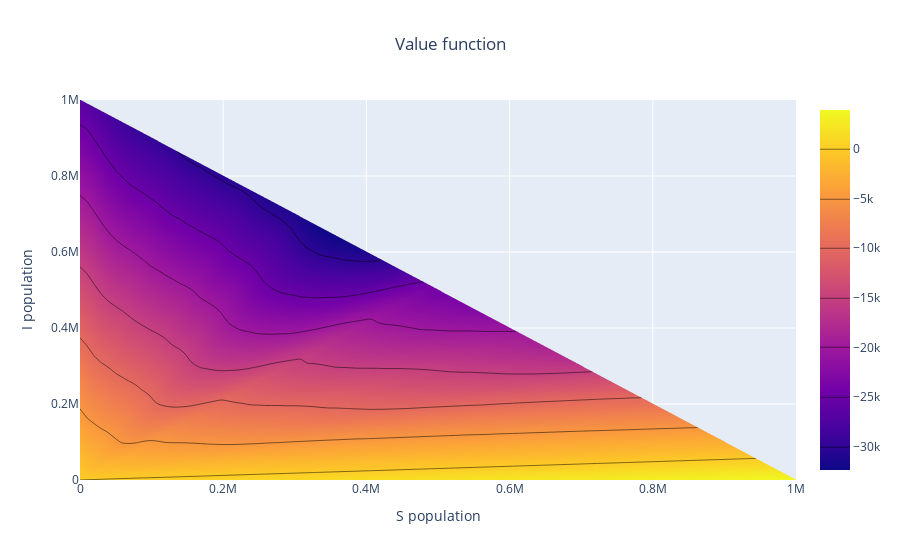

Source (notebook cell):
### Code cell
import plotly.graph_objects as go
# S, I 에 대한 value값 분석
fig = go.Figure(data =
    go.Contour(
        z=-vf,
        x=S,
        y=I,
        contours_coloring='heatmap'
    ))

fig.update_layout(
    title ={
        'text': "Value function",
        'x': 0.5,
        'xanchor': 'center',
        },
    xaxis_title = "S population",
    yaxis_title = "I population",
)

fig.show()
